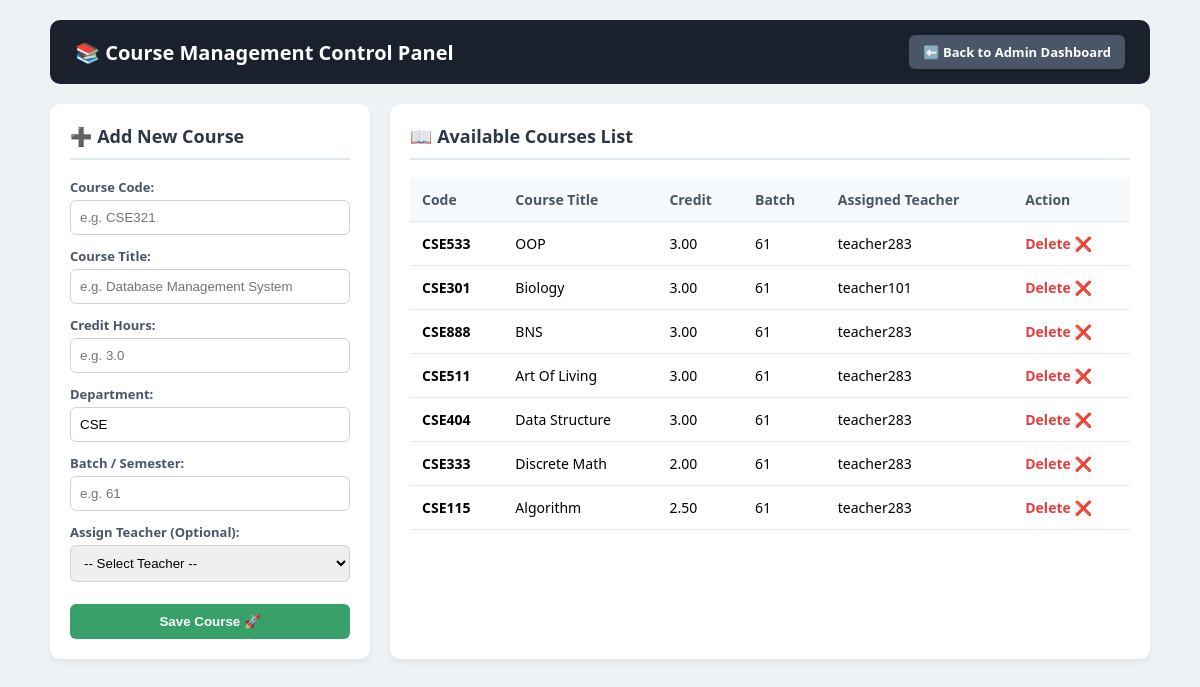
The page /courses.php (signed in) on the database its author committed.
### tables this page shows
CREATE TABLE `courses` (
  `id` int(11) NOT NULL,
  `course_code` varchar(20) NOT NULL,
  `course_name` varchar(100) NOT NULL,
  `credits` decimal(3,2) NOT NULL,
  `department_id` int(11) DEFAULT NULL,
  `assigned_teacher` varchar(100) DEFAULT NULL,
  `batch` varchar(20) DEFAULT NULL
);

### courses.php (the view, shortened to what this page needs)
<?php
require_once 'config.php';
$courses_list = $conn->query("SELECT * FROM courses ORDER BY id DESC");
?>
<!DOCTYPE html>
<html lang="en">
<head>
</head>
<body>
<div class="container">
    <div class="header">
        <h2>📚 Course Management Control Panel</h2>
        <a href="admin_dashboard.php" class="btn-back">⬅️ Back to Admin Dashboard</a>
    </div>
    <div class="main-grid">
        <div class="card">
            <h3>➕ Add New Course</h3>
            <form action="" method="POST">
                <div class="form-group">
                    <label>Course Code:</label>
                    <input type="text" name="course_code" placeholder="e.g. CSE321" required>
                </div>
                <div class="form-group">
                    <label>Course Title:</label>
                    <input type="text" name="course_name" placeholder="e.g. Database Management System" required>
                </div>
                <div class="form-group">
                    <label>Credit Hours:</label>
                    <input type="number" step="0.5" name="credits" placeholder="e.g. 3.0" required>
                </div>
                <div class="form-group">
                    <label>Department:</label>
                    <input type="text" name="department" value="CSE" required>
                </div>
                <div class="form-group">
                    <label>Batch / Semester:</label>
                    <input type="text" name="batch" placeholder="e.g. 61" required>
                </div>
                <div class="form-group">
                    <label>Assign Teacher (Optional):</label>
                    <select name="teacher">
                        <option value="">-- Select Teacher --</option>
                    </select>
                </div>
                <button type="submit" name="add_course" class="btn-submit">Save Course 🚀</button>
            </form>
        </div>
        <div class="card">
            <h3>📖 Available Courses List</h3>
            <table>
                <thead>
                    <tr>
                        <th>Code</th>
                        <th>Course Title</th>
                        <th>Credit</th>
                        <th>Batch</th>
                        <th>Assigned Teacher</th>
                        <th>Action</th>
                    </tr>
                </thead>
                <tbody>
                    <?php if ($courses_list && $courses_list->num_rows > 0): ?>
                        <?php while ($course = $courses_list->fetch_assoc()): ?>
                            <tr>
                                <td><b><?php echo htmlspecialchars($course['course_code']); ?></b></td>
                                <td><?php echo htmlspecialchars($course['course_name']); ?></td>
                                <td><?php echo htmlspecialchars($course['credits']); ?></td>
                                <td><?php echo !empty($course['batch']) ? htmlspecialchars($course['batch']) : 'N/A'; ?></td>
                                <td>
                                    <?php
                                        echo !empty($course['assigned_teacher'])
                                            ? htmlspecialchars($course['assigned_teacher'])
                                            : '<span style="color:#a0aec0; font-style:italic;">Not Assigned</span>';
                                    ?>
                                </td>
                                <td>
                                    <a href="courses.php?delete_id=<?php echo $course['id']; ?>" class="btn-del" onclick="return confirm('Delete this course?');">Delete ❌</a>
                                </td>
                            </tr>
                        <?php endwhile; ?>
                    <?php else: ?>
                        <tr><td colspan="6" style="text-align:center; color:#777;">No courses added yet.</td></tr>
                    <?php endif; ?>
                </tbody>
            </table>
        </div>
    </div>
</div>
</body>
</html>

### courses.php (style rules this page uses)
body { font-family: 'Segoe UI', Tahoma, Geneva, Verdana, sans-serif; background: #eef2f5; margin: 0; padding: 20px; }
.container { max-width: 1100px; margin: 0 auto; }
.header { display: flex; justify-content: space-between; align-items: center; background: #1a202c; color: white; padding: 15px 25px; border-radius: 10px; margin-bottom: 20px; }
.header h2 { margin: 0; font-size: 20px; }
.btn-back { background: #4a5568; color: white; padding: 8px 14px; text-decoration: none; border-radius: 6px; font-weight: bold; font-size: 13px; }
.main-grid { display: grid; grid-template-columns: 320px 1fr; gap: 20px; }
.card { background: white; padding: 20px; border-radius: 10px; box-shadow: 0 4px 6px rgba(0,0,0,0.05); }
.card h3 { margin-top: 0; color: #2d3748; border-bottom: 2px solid #e2e8f0; padding-bottom: 10px; font-size: 18px; }
.form-group { margin-bottom: 12px; }
label { display: block; font-size: 13px; font-weight: bold; color: #4a5568; margin-bottom: 4px; }
input, select { width: 100%; padding: 9px; border: 1px solid #cbd5e0; border-radius: 6px; box-sizing: border-box; }
.btn-submit { width: 100%; background: #38a169; color: white; border: none; padding: 10px; border-radius: 6px; font-weight: bold; cursor: pointer; margin-top: 10px; }
table { width: 100%; border-collapse: collapse; margin-top: 10px; }
th, td { padding: 12px; text-align: left; border-bottom: 1px solid #e2e8f0; font-size: 14px; }
th { background: #f7fafc; color: #4a5568; font-weight: bold; }
.btn-del { color: #e53e3e; text-decoration: none; font-weight: bold; }

### rows shown on the page
courses: course_code "CSE533", course_name "OOP", credits "3.00", batch "61", assigned_teacher "teacher283"
courses: course_code "CSE301", course_name "Biology", credits "3.00", batch "61", assigned_teacher "teacher101"
courses: course_code "CSE888", course_name "BNS", credits "3.00", batch "61", assigned_teacher "teacher283"
courses: course_code "CSE511", course_name "Art Of Living", credits "3.00", batch "61", assigned_teacher "teacher283"
courses: course_code "CSE404", course_name "Data Structure", credits "3.00", batch "61", assigned_teacher "teacher283"
courses: course_code "CSE333", course_name "Discrete Math", credits "2.00", batch "61", assigned_teacher "teacher283"
courses: course_code "CSE115", course_name "Algorithm", credits "2.50", batch "61", assigned_teacher "teacher283"
